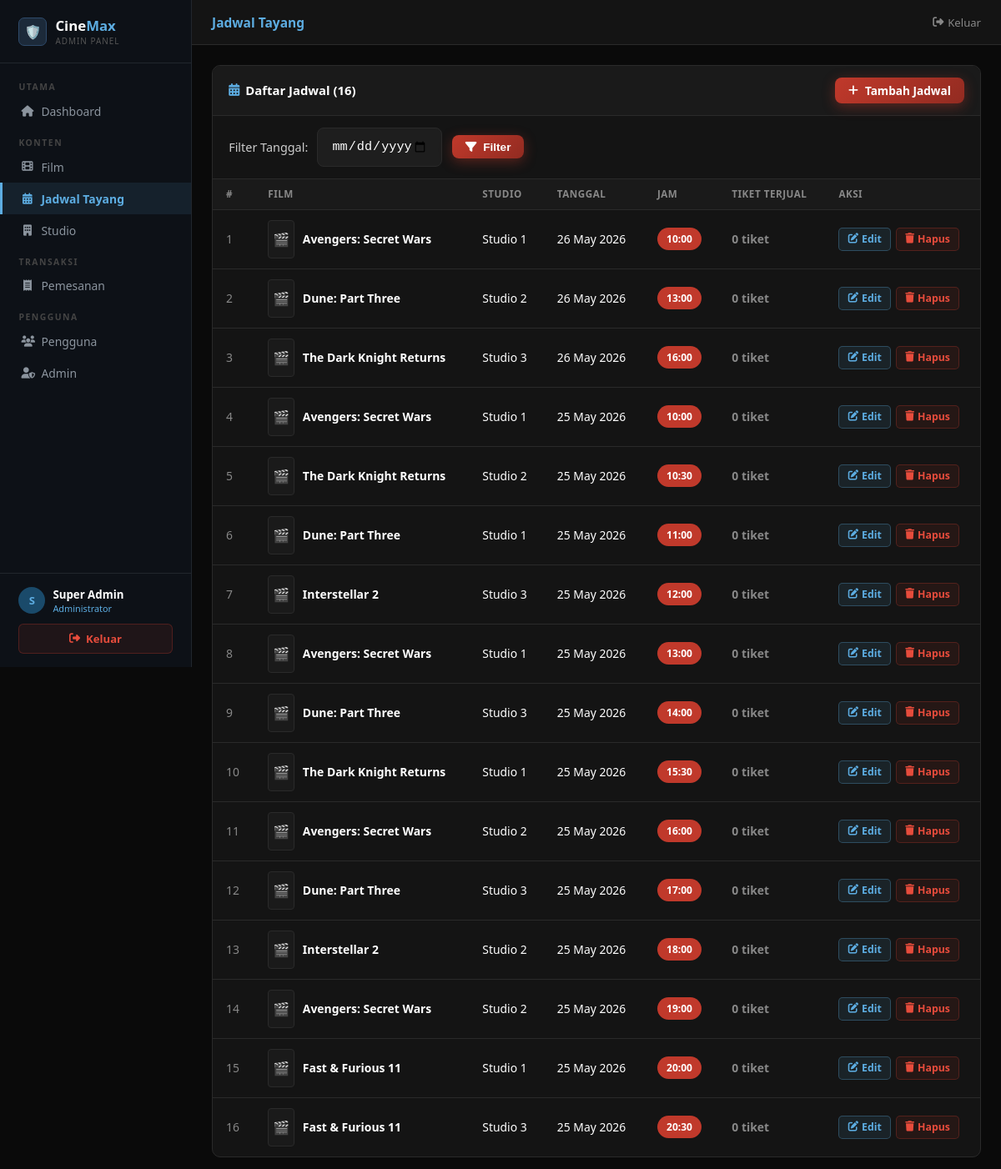
Screenshot of /admin/jadwal.php (signed in) with the database file from the repository.
### tables this page shows
CREATE TABLE IF NOT EXISTS jadwal (
    id INT AUTO_INCREMENT PRIMARY KEY,
    film_id INT,
    studio_id INT,
    tanggal DATE,
    jam_tayang TIME,
    FOREIGN KEY (film_id) REFERENCES films(id),
    FOREIGN KEY (studio_id) REFERENCES studio(id)
);

CREATE TABLE IF NOT EXISTS films (
    id INT AUTO_INCREMENT PRIMARY KEY,
    judul VARCHAR(200) NOT NULL,
    genre VARCHAR(100),
    durasi INT,
    rating VARCHAR(10),
    sinopsis TEXT,
    poster VARCHAR(255),
    harga DECIMAL(10,2) DEFAULT 50000,
    status ENUM('tayang','akan_tayang','selesai') DEFAULT 'tayang',
    created_at TIMESTAMP DEFAULT CURRENT_TIMESTAMP
);

CREATE TABLE IF NOT EXISTS studio (
    id INT AUTO_INCREMENT PRIMARY KEY,
    nama VARCHAR(50) NOT NULL,
    kapasitas INT DEFAULT 100
);

### admin/jadwal.php (the view, shortened to what this page needs)
<?php
require_once '../config/database.php';
$filter_tgl = $_GET['tanggal'] ?? '';
$where      = $filter_tgl ? "WHERE j.tanggal = '$filter_tgl'" : "WHERE 1=1";
$daftar_jadwal = $conn->query("
    SELECT j.*, f.judul AS film_judul, f.poster AS film_poster, s.nama AS studio_nama,
           (SELECT COUNT(*) FROM pemesanan p WHERE p.jadwal_id = j.id AND p.status = 'confirmed') AS total_pesan
    FROM jadwal j
    JOIN films f ON j.film_id = f.id
    JOIN studio s ON j.studio_id = s.id
    $where
    ORDER BY j.tanggal DESC, j.jam_tayang ASC
");
include 'includes/header.php';
?>
<div class="box">
    <div class="box-header">
        <h3><i class="fas fa-calendar-alt"></i> Daftar Jadwal (<?= $daftar_jadwal->num_rows ?>)</h3>
        <a href="jadwal.php?action=add" class="btn btn-primary btn-sm">
            <i class="fas fa-plus"></i> Tambah Jadwal
        </a>
    </div>
    <div class="filter-bar">
        <form method="GET" class="filter-form">
            <label class="form-label filter-label">Filter Tanggal:</label>
            <input type="date" name="tanggal" class="form-control filter-input-md"
                   value="<?= htmlspecialchars($filter_tgl) ?>">
            <button type="submit" class="btn btn-primary btn-sm"><i class="fas fa-filter"></i> Filter</button>
        </form>
    </div>
    <div class="tabel-wrap">
        <table class="tabel">
            <thead>
                <tr>
                    <th>#</th>
                    <th>Film</th>
                    <th>Studio</th>
                    <th>Tanggal</th>
                    <th>Jam</th>
                    <th>Tiket Terjual</th>
                    <th>Aksi</th>
                </tr>
            </thead>
            <tbody>
                <?php $no = 1; while ($j = $daftar_jadwal->fetch_assoc()):
                    $poster_path = '../assets/uploads/posters/' . ($j['film_poster'] ?? '');
                ?>
                <tr>
                    <td class="text-abu"><?= $no++ ?></td>
                    <td>
                        <div style="display:flex; align-items:center; gap:0.6rem;">
                            <div style="width:32px; height:46px; border-radius:4px; overflow:hidden;
                                        background:#1a1a1a; border:1px solid #2a2a2a;
                                        display:flex; align-items:center; justify-content:center;
                                        font-size:1rem; flex-shrink:0;">
                                <?php if (!empty($j['film_poster']) && file_exists($poster_path)): ?>
                                <img src="<?= htmlspecialchars($poster_path) ?>"
                                     alt="" style="width:100%; height:100%; object-fit:cover; display:block;">
                                <?php else: ?>
                                🎬
                                <?php endif; ?>
                            </div>
                            <span class="text-bold"><?= htmlspecialchars($j['film_judul']) ?></span>
                        </div>
                    </td>
                    <td><?= htmlspecialchars($j['studio_nama']) ?></td>
                    <td><?= date('d M Y', strtotime($j['tanggal'])) ?></td>
                    <td>
                        <span class="badge badge-primary"><?= substr($j['jam_tayang'], 0, 5) ?></span>
                    </td>
                    <td class="<?= $j['total_pesan'] > 0 ? 'text-hijau' : 'text-abu' ?> text-bold">
                        <?= $j['total_pesan'] ?> tiket
                    </td>
                    <td>
                        <div class="aksi-group">
                            <a href="jadwal.php?action=edit&id=<?= $j['id'] ?>" class="btn-edit">
                                <i class="fas fa-edit"></i> Edit
                            </a>
                            <a href="jadwal.php?action=delete&id=<?= $j['id'] ?>" class="btn-hapus"
                               onclick="return confirm('Hapus jadwal ini?')">
                                <i class="fas fa-trash"></i> Hapus
                            </a>
                        </div>
                    </td>
                </tr>
                <?php endwhile; ?>
            </tbody>
        </table>
    </div>
</div>
<?php include 'includes/footer.php'; ?>

### assets/css/style.css (style rules this page uses)
:root { --primary: #c0392b; --primary-dark: #922b21; --primary-light: #e74c3c; --bg-dark: #0a0a0a; --bg-card: #141414; --bg-card2: #1a1a1a; --bg-input: #1e1e1e; --text-white: #ffffff; --text-gray: #aaaaaa; --text-light: #cccccc; --border: #2a2a2a; --border-red: #c0392b; --gold: #f39c12; --success: #27ae60; --shadow: 0 4px 20px rgba(192, 57, 43, 0.3); }
* { margin: 0; padding: 0; box-sizing: border-box; }
body { font-family: 'Segoe UI', Tahoma, Geneva, Verdana, sans-serif; background-color: var(--bg-dark); color: var(--text-white); min-height: 100vh; }
a { text-decoration: none; color: inherit; }
.btn { display: inline-flex; align-items: center; gap: 8px; padding: 0.7rem 1.5rem; border-radius: 8px; font-weight: 600; font-size: 0.95rem; cursor: pointer; border: none; transition: all 0.3s; text-decoration: none; }
.btn-primary { background: linear-gradient(135deg, var(--primary), var(--primary-dark)); color: white; box-shadow: 0 4px 15px rgba(192, 57, 43, 0.4); }
.btn-sm { padding: 0.4rem 1rem; font-size: 0.85rem; }
.form-label { display: block; margin-bottom: 0.5rem; color: var(--text-light); font-weight: 500; font-size: 0.9rem; }
.form-control { width: 100%; padding: 0.8rem 1rem; background: var(--bg-input); border: 1px solid var(--border); border-radius: 8px; color: var(--text-white); font-size: 0.95rem; transition: all 0.3s; }
.form-control::placeholder { color: #555; }
.badge { display: inline-block; padding: 0.3rem 0.7rem; border-radius: 20px; font-size: 0.75rem; font-weight: 600; }
.badge-primary { background: var(--primary); color: white; }

### assets/css/admin.css (style rules this page uses)
body { display: flex; flex-direction: column; min-height: 100vh; }
.box { background: #141414; border: 1px solid #2a2a2a; border-radius: 10px; overflow: hidden; margin-bottom: 1.5rem; }
.box-header { padding: 0.85rem 1.2rem; background: #1a1a1a; border-bottom: 1px solid #2a2a2a; display: flex; align-items: center; justify-content: space-between; }
.box-header h3 { font-size: 0.93rem; font-weight: 700; display: flex; align-items: center; gap: 7px; }
.box-header h3 i { color: #5dade2; }
.tabel { width: 100%; border-collapse: collapse; }
.tabel th { background: #1a1a1a; padding: 0.65rem 1rem; text-align: left; font-size: 0.73rem; font-weight: 700; color: #888; text-transform: uppercase; letter-spacing: 0.5px; border-bottom: 1px solid #2a2a2a; }
.tabel td { padding: 0.75rem 1rem; border-bottom: 1px solid #2a2a2a; font-size: 0.87rem; vertical-align: middle; }
.tabel tr:last-child td { border-bottom: none; }
.btn-edit, .btn-hapus, .btn-lihat { display: inline-flex; align-items: center; gap: 4px; padding: 0.28rem 0.65rem; border-radius: 5px; font-size: 0.77rem; font-weight: 600; border: 1px solid; cursor: pointer; text-decoration: none; transition: opacity 0.2s; }
.btn-edit { background: rgba(93,173,226,0.1); color: #5dade2; border-color: rgba(93,173,226,0.3); }
.btn-hapus { background: rgba(192,57,43,0.1); color: #e74c3c; border-color: rgba(192,57,43,0.3); }
.aksi-group { display: flex; gap: 0.35rem; }
.filter-bar { padding: 0.85rem 1.2rem; border-bottom: 1px solid #2a2a2a; display: flex; gap: 0.7rem; flex-wrap: wrap; align-items: center; }
.text-abu { color: #888; }
.text-bold { font-weight: 700; }
.filter-label { margin: 0; white-space: nowrap; }
.filter-form { display: flex; gap: 0.7rem; flex-wrap: wrap; align-items: center; width: 100%; }
.filter-input-md { max-width: 150px; }
.tabel-wrap { overflow-x: auto; }

### rows the page displays
jadwal: film.judul "Avengers: Secret Wars", studio.nama "Studio 1", tanggal "26 May 2026", jam_tayang "10:00", total_pesan "0"
jadwal: film.judul "Dune: Part Three", studio.nama "Studio 2", tanggal "26 May 2026", jam_tayang "13:00", total_pesan "0"
jadwal: film.judul "The Dark Knight Returns", studio.nama "Studio 3", tanggal "26 May 2026", jam_tayang "16:00", total_pesan "0"
jadwal: film.judul "Avengers: Secret Wars", studio.nama "Studio 1", tanggal "25 May 2026", jam_tayang "10:00", total_pesan "0"
jadwal: film.judul "The Dark Knight Returns", studio.nama "Studio 2", tanggal "25 May 2026", jam_tayang "10:30", total_pesan "0"
jadwal: film.judul "Dune: Part Three", studio.nama "Studio 1", tanggal "25 May 2026", jam_tayang "11:00", total_pesan "0"
jadwal: film.judul "Interstellar 2", studio.nama "Studio 3", tanggal "25 May 2026", jam_tayang "12:00", total_pesan "0"
jadwal: film.judul "Avengers: Secret Wars", studio.nama "Studio 1", tanggal "25 May 2026", jam_tayang "13:00", total_pesan "0"
jadwal: film.judul "Dune: Part Three", studio.nama "Studio 3", tanggal "25 May 2026", jam_tayang "14:00", total_pesan "0"
jadwal: film.judul "The Dark Knight Returns", studio.nama "Studio 1", tanggal "25 May 2026", jam_tayang "15:30", total_pesan "0"
jadwal: film.judul "Avengers: Secret Wars", studio.nama "Studio 2", tanggal "25 May 2026", jam_tayang "16:00", total_pesan "0"
jadwal: film.judul "Dune: Part Three", studio.nama "Studio 3", tanggal "25 May 2026", jam_tayang "17:00", total_pesan "0"
jadwal: film.judul "Interstellar 2", studio.nama "Studio 2", tanggal "25 May 2026", jam_tayang "18:00", total_pesan "0"
jadwal: film.judul "Avengers: Secret Wars", studio.nama "Studio 2", tanggal "25 May 2026", jam_tayang "19:00", total_pesan "0"
jadwal: film.judul "Fast & Furious 11", studio.nama "Studio 1", tanggal "25 May 2026", jam_tayang "20:00", total_pesan "0"
jadwal: film.judul "Fast & Furious 11", studio.nama "Studio 3", tanggal "25 May 2026", jam_tayang "20:30", total_pesan "0"

### other values shown
substr($_SESSION['admin_nama'] ?? 'A', 0, 1) "S"
$_SESSION['admin_nama'] "Super Admin"
$pageTitle "Jadwal Tayang"
$daftar_jadwal->num_rows "16"
